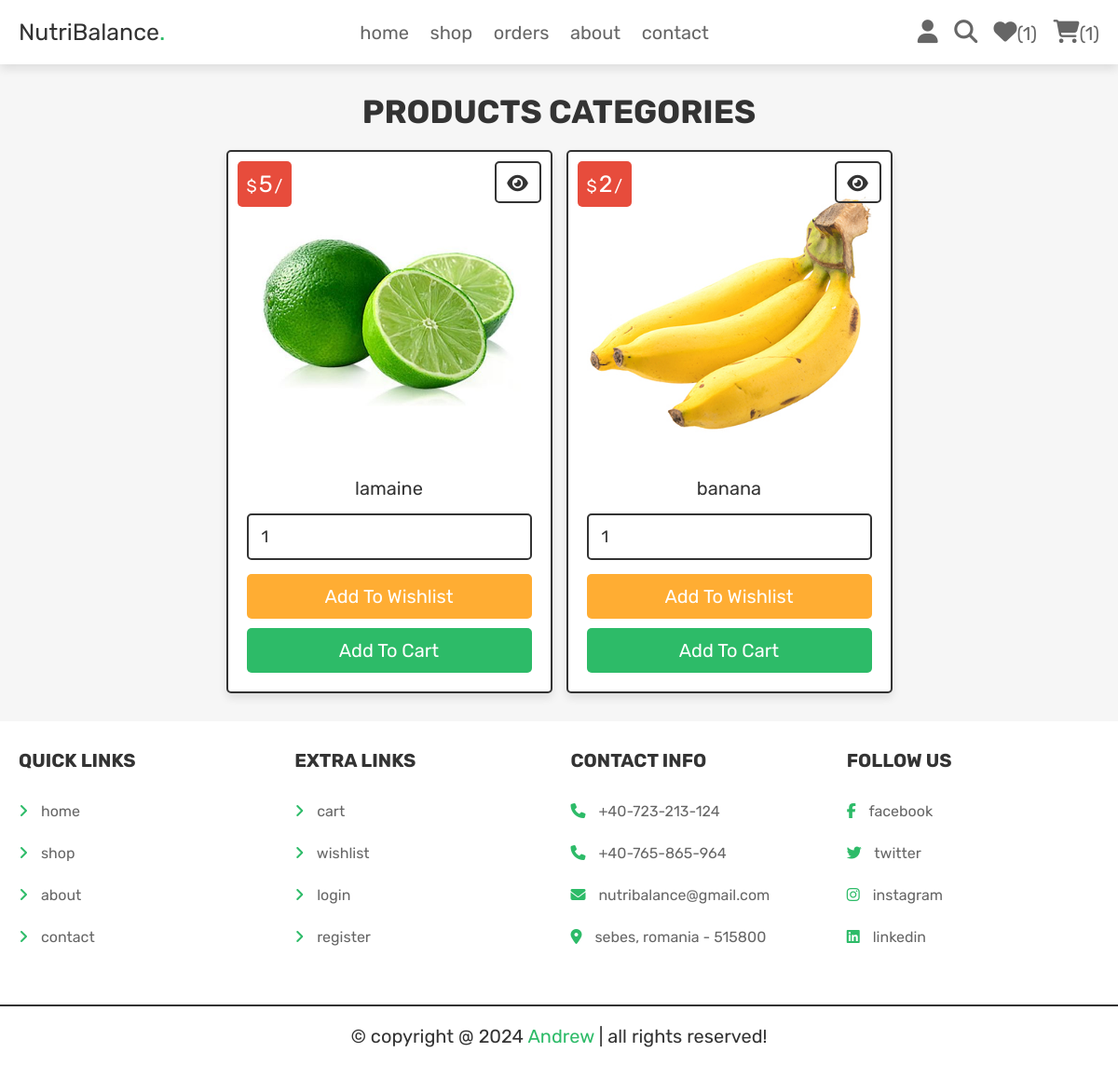
The app's page /category.php?category=fruits (signed in) with its own data.
### tables this page shows
CREATE TABLE `products` (
  `id` int NOT NULL,
  `nume` varchar(150) NOT NULL,
  `categorie` varchar(30) NOT NULL,
  `detalii` varchar(500) NOT NULL,
  `pret` int NOT NULL,
  `imagine` varchar(150) NOT NULL
);

### category.php (the view, shortened to what this page needs)
<?php
include 'conexiune.php';
?>
<!DOCTYPE html>
<html lang="en">
<head>
 <link rel="stylesheet" href="https://cdnjs.cloudflare.com/ajax/libs/font-awesome/6.5.2/css/all.min.css">
<link rel="stylesheet" href="CSS/style.css">
</head>
<body>
<?php include 'header.php';?>
<section class="products">
     <h1 class = "title">products categories</h1>
    <div class="box-container">
    <?php
      $category_name = $_GET['category'];
      $select_products = $conexiune->prepare("SELECT * FROM `products` WHERE categorie=? ");
      $select_products->bind_param('s', $category_name);
      $select_products->execute();
      $result_products = $select_products->get_result();
      if($result_products->num_rows > 0){
        while($fetch_products = $result_products->fetch_assoc()){
     ?>
<form action="" class="box" method ="POST">
        <div class="price">$<span><?= $fetch_products['pret']; ?></span>/</div>
        <a href="view_page.php?cid=<?= $fetch_products['id']; ?>" class="fas fa-eye"></a>
        <img src="intrare_img/<?= $fetch_products['imagine']; ?>" alt="">
        <div class="name"><?= $fetch_products['nume']; ?></div>
        <input type="number" min="1" value="1" name="p_qty" class = "qty">
        <input type="submit" value="add to wishlist" class="option-btn" name= "add_to_wishlist">
        <input type="submit" value="add to cart" class="btn" name= "add_to_cart">
    </form>
    <?php
       }
    }else{
        echo '<p class="empty">no products available</p>';
    }
    ?>
    </div>
</section>
<?php include 'footer.php';
?>
</body>
</html>

### CSS/style.css (style rules this page uses)
.products .box-container { display: grid; grid-template-columns: repeat(auto-fit, 35rem); gap: 1.5rem; justify-content: center; align-items: flex-start; }
.products .box-container .box { padding: 2rem; text-align: center; border: var(--border); background-color: var(--white); box-shadow: var(--box-shadow); border-radius: 0.5rem; position: relative; }
.products .box-container .box .price { position: absolute; top: 1rem; left: 1rem; padding: 1rem; border-radius: 0.5rem; background-color: var(--red); font-size: 1.8rem; color: var(--white); }
.products .box-container .box .price span { font-size: 2.5rem; color: var(--white); margin: 0 0.2rem; }
.products .box-container .box .fa-eye { position: absolute; top: 1rem; right: 1rem; border-radius: 0.5rem; height: 4.5rem; line-height: 4.3rem; width: 5rem; border: var(--border); color: var(--black); font-size: 2rem; }
.products .box-container .box img { width: 100%; margin-bottom: 1rem; }
.products .box-container .box .name { font-size: 2rem; color: var(--black); padding: 1rem 0; }
.products .box-container .box .qty { margin: 0.5rem 0; border-radius: 0.5rem; padding: 1.2rem 1.4rem; font-size: 1.8rem; color: var(--black); border: var(--border); width: 100%; }

### CSS/componente.css (style rules this page uses)
:root { --green: #2dbb68; --orange: #ffad33; --red: #e74c3c; --black: #333; --light-color: #666; --white: #fff; --light-bg: #f6f6f6; --border: 0.2rem solid var(--black); --box-shadow: 0 0.5rem 1rem rgba(0, 0, 0, 0.1); }
* { font-family: "Rubik", sans-serif; margin: 0; padding: 0; box-sizing: border-box; outline: none; border: none; text-decoration: none; color: var(--black); }
body { background-color: var(--light-bg); }
html { font-size: 62.5%; overflow-x: hidden; scroll-behavior: smooth; scroll-padding-top: 6.5rem; }
section { padding: 3rem 2rem; max-width: 1200px; margin: 0 auto; }
.btn, .delete-btn, .option-btn { width: 100%; margin-top: 1rem; border-radius: 0.5rem; padding: 1.2rem 1.4rem; display: block; font-size: 2rem; color: var(--white); cursor: pointer; text-transform: capitalize; text-align: center; }
.btn { background-color: var(--green); }
.option-btn { background-color: var(--orange); }
.title { text-align: center; margin-bottom: 2rem; text-transform: uppercase; color: var(--black); font-size: 3.5rem; }

### records on screen
products: pret "5", imagine (picture), nume "lamaine"
products: pret "2", imagine (picture), nume "banana"

### other values on screen
$result_countwish->num_rows "1"
$result_count->num_rows "1"
